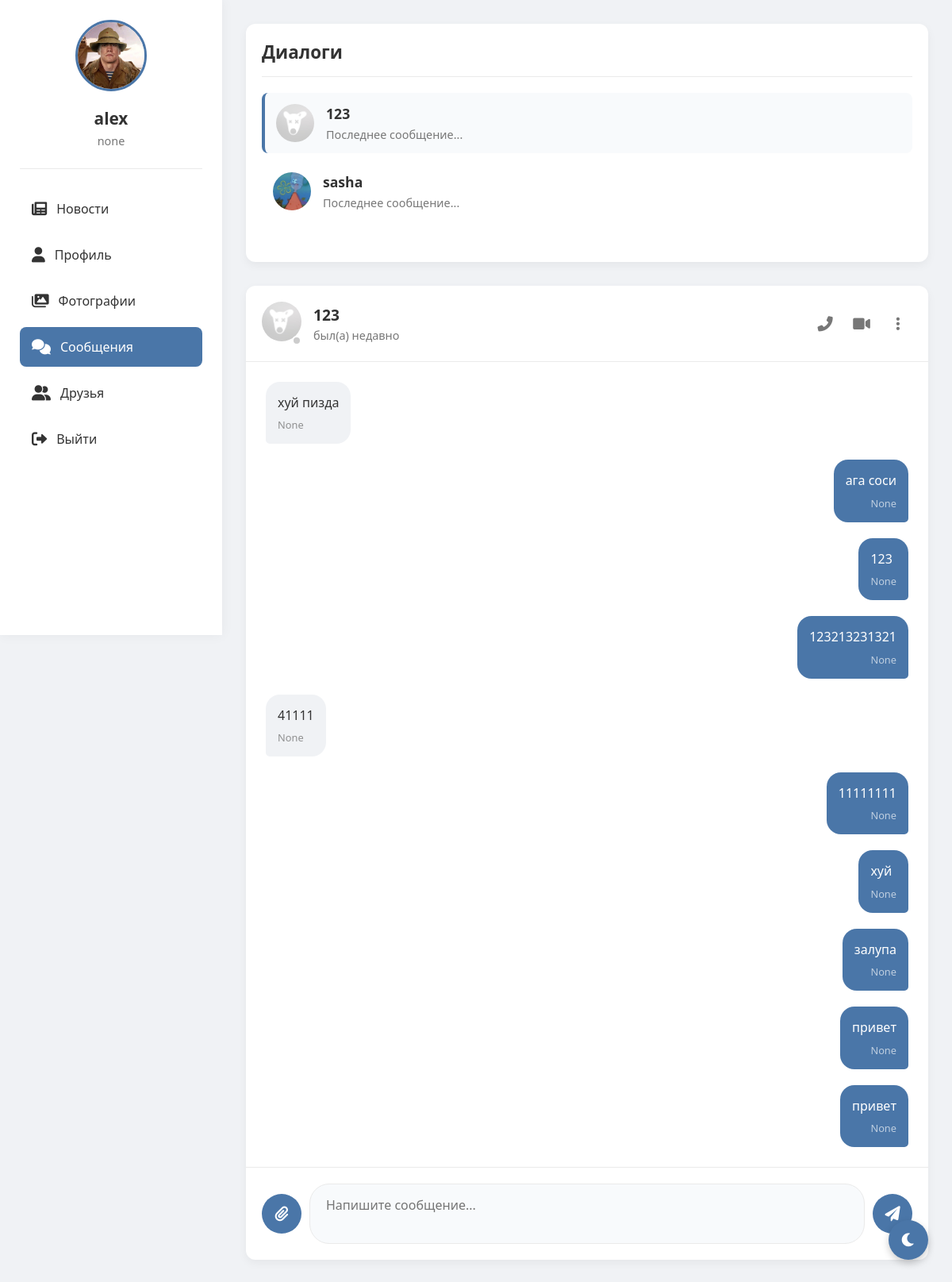
Page /messages/5 (signed in) on the committed database.
### tables this page shows
CREATE TABLE users (
                id INTEGER PRIMARY KEY AUTOINCREMENT,
                username TEXT UNIQUE NOT NULL,
                password TEXT NOT NULL,
                email TEXT,
                bio TEXT,
                avatar TEXT);

CREATE TABLE messages (
                id INTEGER PRIMARY KEY AUTOINCREMENT,
                sender_id INTEGER NOT NULL,
                receiver_id INTEGER NOT NULL,
                content TEXT NOT NULL,
                file_path TEXT,
                timestamp DATETIME DEFAULT CURRENT_TIMESTAMP,
                FOREIGN KEY(sender_id) REFERENCES users(id),
                FOREIGN KEY(receiver_id) REFERENCES users(id));

### routes/messages.py (the view)
@bp.route('/messages')
@bp.route('/messages/<int:friend_id>')
def messages(friend_id=None):
    if 'user_id' not in session:
        return redirect(url_for('auth.index'))
    user_id = session['user_id']
    conn = get_db()
    c = conn.cursor()
    c.execute("SELECT * FROM users WHERE id = ?", (user_id,))
    user = c.fetchone()
    c.execute('''SELECT users.id, users.username, users.avatar
                FROM friends
                JOIN users ON friends.friend_id = users.id
                WHERE friends.user_id = ? AND friends.status = 'accepted'
                UNION
                SELECT users.id, users.username, users.avatar
                FROM friends
                JOIN users ON friends.user_id = users.id
                WHERE friends.friend_id = ? AND friends.status = 'accepted'
                ORDER BY username''', (user_id, user_id))
    friends = c.fetchall()
    messages = []
    active_friend = None
    if friend_id:
        c.execute("SELECT * FROM users WHERE id = ?", (friend_id,))
        active_friend = c.fetchone()
        c.execute('''SELECT messages.*, users.username, users.avatar
                    FROM messages
                    JOIN users ON messages.sender_id = users.id
                    WHERE (sender_id = ? AND receiver_id = ?)
                    OR (sender_id = ? AND receiver_id = ?)
                    ORDER BY timestamp''',
                 (user_id, friend_id, friend_id, user_id))
        messages = c.fetchall()
    conn.close()
    return render_template('messages.html',
                         user=user,
                         friends=friends,
                         messages=messages,
                         friend_id=friend_id,
                         active_friend=active_friend)

### models.py (called while the page is built)
def get_db():
    conn = sqlite3.connect('social_network.db')
    conn.row_factory = sqlite3.Row
    return conn

### templates/messages.html (shortened to what this page needs)
<!DOCTYPE html>
<html lang="ru">
<head>
    <link href="https://cdnjs.cloudflare.com/ajax/libs/font-awesome/6.0.0/css/all.min.css" rel="stylesheet">
</head>
<body>
    <div class="app-container">
        <div class="sidebar">
            <div class="profile-card">
                <img src="{% if user[5] %}{{ url_for('static', filename='uploads/' + user[5]) }}{% else %}{{ url_for('static', filename='uploads/default_avatar.png') }}{% endif %}"
                     alt="Avatar"
                     onerror="this.onerror=null; this.src='{{ url_for('static', filename='uploads/default_avatar.png') }}'">
                <h3>{{ user[1] }}</h3>
                <p>{{ user[4] or 'Статус не указан' }}</p>
            </div>
            <div class="nav">
                <a href="{{ url_for('feed.feed') }}">
                    <i class="fas fa-newspaper"></i> Новости
                </a>
                <a href="{{ url_for('profile.profile') }}">
                    <i class="fas fa-user"></i> Профиль
                </a>
                <a href="{{ url_for('gallery.gallery') }}">
                    <i class="fas fa-images"></i> Фотографии
                </a>
                <a href="{{ url_for('messages.messages') }}" class="active">
                    <i class="fas fa-comments"></i> Сообщения
                </a>
                <a href="{{ url_for('friends.friends') }}">
                    <i class="fas fa-user-friends"></i> Друзья
                </a>
                <a href="{{ url_for('static.logout') }}">
                    <i class="fas fa-sign-out-alt"></i> Выйти
                </a>
            </div>
        </div>
        <div class="content">
            <div class="friends-list">
                <h2>Диалоги</h2>
                {% for friend in friends %}
                <div class="friend-item {% if friend_id == friend[0] %}active{% endif %}" onclick="location.href='{{ url_for('messages.messages', friend_id=friend[0]) }}'">
                    <img src="{% if friend[2] %}{{ url_for('static', filename='uploads/' + friend[2]) }}{% else %}{{ url_for('static', filename='uploads/default_avatar.png') }}{% endif %}"
                         alt="Avatar"
                         onerror="this.onerror=null; this.src='{{ url_for('static', filename='uploads/default_avatar.png') }}'">
                    <div class="friend-info">
                        <h3>{{ friend[1] }}</h3>
                        <p>Последнее сообщение...</p>
                    </div>
                </div>
                {% endfor %}
            </div>
            <div class="chat-container">
                {% if friend_id %}
                <div class="chat-header">
                    <div class="chat-avatar">
                        <img src="{% if active_friend[5] %}{{ url_for('static', filename='uploads/' + active_friend[5]) }}{% else %}{{ url_for('static', filename='uploads/default_avatar.png') }}{% endif %}"
                             alt="Аватар {{ active_friend[1] }}"
                             onerror="this.onerror=null; this.src='{{ url_for('static', filename='uploads/default_avatar.png') }}'">
                        <div class="chat-status {% if active_friend[6] %}chat-status-online{% endif %}"></div>
                    </div>
                    <div class="chat-info">
                        <h3>{{ active_friend[1] }}</h3>
                        <p>
                            {% if active_friend[6] %}
                                онлайн
                            {% else %}
                                был(а) {{ active_friend[7].strftime('%H:%M') if active_friend[7] else 'недавно' }}
                            {% endif %}
                        </p>
                    </div>
                    <div class="chat-actions">
                        <button title="Позвонить"><i class="fas fa-phone-alt"></i></button>
                        <button title="Видеозвонок"><i class="fas fa-video"></i></button>
                        <button title="Дополнительно"><i class="fas fa-ellipsis-v"></i></button>
                    </div>
                </div>
                <div class="chat-messages" id="chat-messages">
                    {% for msg in messages %}
                    <div class="message {% if msg[1] == session['user_id'] %}sent{% else %}received{% endif %}">
                        <div class="message-text">{{ msg[3] }}</div>
                        <div class="message-time">{{ msg[4] }}</div>
                    </div>
                    {% endfor %}
                </div>
                <div class="chat-input">
                    <button id="attach-button" title="Прикрепить файл"><i class="fas fa-paperclip"></i></button>
                    <textarea id="message-input" placeholder="Напишите сообщение..."></textarea>
                    <button id="send-button" title="Отправить"><i class="fas fa-paper-plane"></i></button>
                </div>
                {% else %}
                <div class="empty-chat">
                    <i class="fas fa-comments"></i>
                    <h3>Выберите диалог</h3>
                    <p>Начните общение с вашими друзьями</p>
                </div>
                {% endif %}
            </div>
        </div>
    </div>
    <button class="theme-toggle" id="themeToggle">
        <i class="fas fa-moon"></i>
    </button>
</body>
</html>

### rows in the picture
users: avatar (picture), username "alex", bio "none"
users: shows a picture, username "123"
users: avatar (picture), username "sasha"
messages: content "хуй пизда", msg "None"
messages: content "ага соси", msg "None"
messages: content "123", msg "None"
messages: content "123213231321", msg "None"
messages: content "41111", msg "None"
messages: content "11111111", msg "None"
messages: content "хуй", msg "None"
messages: content "залупа", msg "None"
messages: content "привет", msg "None"
messages: content "привет", msg "None"

### other values in the picture
{{ active_friend[7].strftime('%H:%M') if active_friend[7] else 'недавно' }} "недавно"
